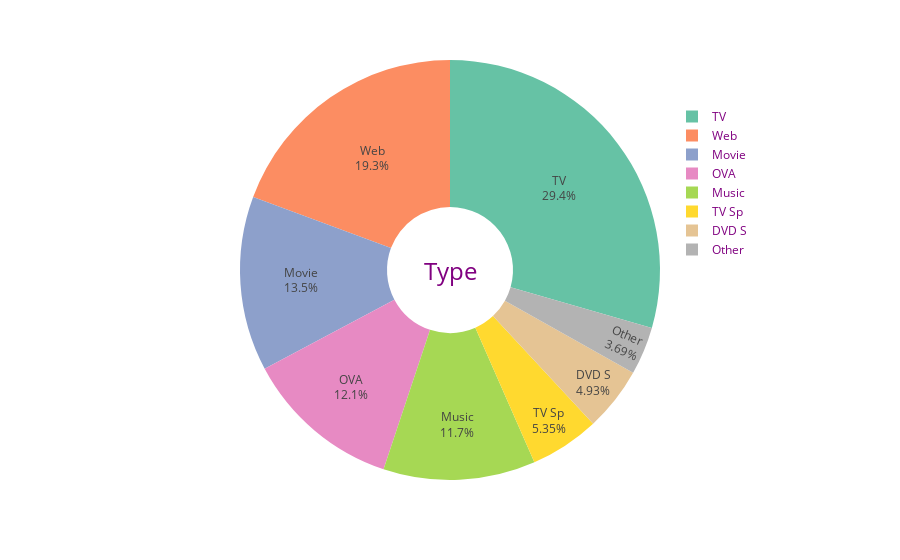

Notebook code cell kept with this figure:
### Markdown cell above
<div style="color:white;
            display:fill;
            background-color:lavender;
            font-family:Verdana;
            line-height : 1.7em">
    <p style="padding: 10px;
              border-style : solid;
              border-width: thin;
              border-color: purple;
              color:purple;">
        📌 &nbsp;The above chart helps us to visualize the evolution of the Types thoughout the years.<br>
    As you can see, from 1907 to 1957, for 50 years, anime only had movies. Then TV Sp and TV Shows can out. And today, TV Anime Shows took over with highest ratings.
    </p>
</div>

### Code cell
type_list = list(general["Type"].unique())

type_values = []

for i in range(len(general["Type"].unique())) :
    type_values.append(general["Type"].value_counts().iloc[i])
    
fig = px.pie(values=type_values,
             names=general["Type"].unique(),
             
)

fig.update_traces(marker=dict(colors=palette),
                  hole = .3,
                  textposition='inside',
                  textinfo='percent+label'
)

fig.update_layout(
    annotations=[dict(text='Type', x=0.5, y=0.5, font_size=24, showarrow=False)],
    hoverlabel=dict(
        bgcolor="#e6ccff",
        font_size=14
    ),
    legend=dict(
        yanchor="top",
        y=0.90,
        xanchor="left",
        x=0.80
    ),
    font=dict(
        color = "purple"
    )
)

fig.show()

### Figure 1 — Plotly figure (JSON) as saved in the notebook; plotly's stock layout.template omitted (floating-point values rounded to 4 significant figures)
{"data": [{"domain": {"x": [0, 1], "y": [0, 1]}, "hole": 0.3, "hovertemplate": "label=%{label}<br>value=%{value}<extra></extra>", "labels": ["TV", "Web", "Movie", "OVA", "Music", "TV Sp", "DVD S", "Other"], "legendgroup": "", "marker": {"colors": ["rgb(102,194,165)", "rgb(252,141,98)", "rgb(141,160,203)", "rgb(231,138,195)", "rgb(166,216,84)", "rgb(255,217,47)", "rgb(229,196,148)", "rgb(179,179,179)"]}, "name": "", "showlegend": true, "textinfo": "percent+label", "textposition": "inside", "type": "pie", "values": [5446, 3577, 2488, 2235, 2165, 990, 911, 683]}], "layout": {"annotations": [{"font": {"size": 24}, "showarrow": false, "text": "Type", "x": 0.5, "y": 0.5}], "font": {"color": "purple"}, "hoverlabel": {"bgcolor": "#e6ccff", "font": {"size": 14}}, "legend": {"tracegroupgap": 0, "x": 0.8, "xanchor": "left", "y": 0.9, "yanchor": "top"}, "margin": {"t": 60}}}
